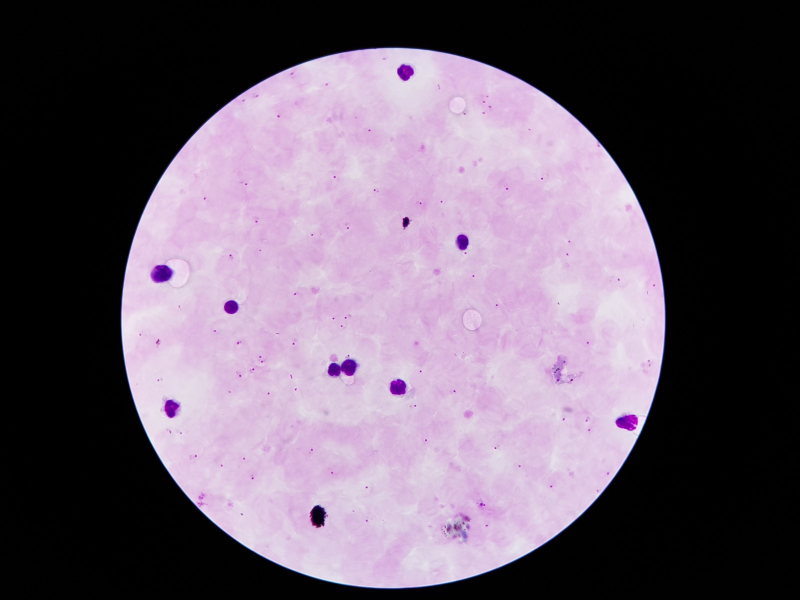
#> input picture tests/fixtures/field.jpg, 1600 x 1200 px (shown at 1/2 size)
$ python -i analysis.py   (imports and definitions only)   (older library calls are emulated)
#> lines starting #> are read from the running program, lines starting #| are printed output that depends on the picture; after the words box and inside, x2 and y2 are one past the last pixel; in counts of white or black regions, pixels touching at a corner belong together
"""MalariaScope field analysis engine (OpenCV).

Pure functions: no web code. Takes one Giemsa-stained thick-smear field photo
(smartphone through a microscope eyepiece) and returns the white blood cells
(WBC) and parasites found, plus a quality verdict.

Pipeline (see devpost/spec.md > Field analysis engine):
  1. resize to WORK_SIZE        4. WBC: large, saturated purple blobs
  2. field-of-view disc mask    5. parasites: small dark dots (black-hat filter)
  3. focus score (Laplacian)    6. quality verdict
"""
import json
import time
from pathlib import Path

import cv2
import numpy as np

# Analysis resolution: long side in pixels. The page resizes uploads to this too.
WORK_SIZE = 1600

PARAMS_PATH = Path(__file__).with_name("params.json")

DEFAULT_PARAMS = {
    "fov_threshold": 40,        # grey level separating the bright disc from the black surround
    "fov_erode": 12,            # px trimmed off the disc edge (vignetting / lens rim)
    "focus_min": 4.0,           # variance of Laplacian below this = out of focus
    "wbc_sat_min": 150,         # HSV saturation of WBC nuclei (very saturated purple)
    "wbc_val_max": 200,         # ... and not too bright
    "wbc_area_min": 250,        # px^2 at WORK_SIZE (a WBC nucleus is ~25-40 px across)
    "wbc_area_max": 2600,
    "wbc_exclusion": 8,         # px around a WBC where dots are not counted as parasites
    "par_tophat_kernel": 13,    # black-hat structuring element size (px)
    "par_tophat_min": 28,       # minimum black-hat response for a parasite dot
    "par_area_min": 4,
    "par_area_max": 90,
    "par_sat_min": 40,          # parasite chromatin is purple, not grey debris
    "par_circularity_min": 0.35,
    "par_darkest_max": 255,     # darkest green-channel value in the dot must be at most this
    "par_merge_dist": 7,        # px: dots closer than this are one parasite
    "no_cells_stain_frac": 0.0005,
}


def load_params():
    params = dict(DEFAULT_PARAMS)
    if PARAMS_PATH.exists():
        params.update(json.loads(PARAMS_PATH.read_text()))
    return params


def to_work_size(img):
    """Resize so the long side is WORK_SIZE (never upscale)."""
    h, w = img.shape[:2]
    scale = WORK_SIZE / max(h, w)
    if scale >= 1:
        return img
    return cv2.resize(img, (round(w * scale), round(h * scale)), interpolation=cv2.INTER_AREA)


def decode_image(data: bytes):
    """Bytes (JPEG/PNG) -> BGR image, or None if unreadable."""
    arr = np.frombuffer(data, dtype=np.uint8)
    if arr.size == 0:
        return None
    return cv2.imdecode(arr, cv2.IMREAD_COLOR)


def field_of_view(img, p):
    """Mask of the bright microscope disc. Falls back to the whole image
    when there is no dark surround (e.g. a cropped photo)."""
    gray = cv2.cvtColor(img, cv2.COLOR_BGR2GRAY)
    _, bright = cv2.threshold(gray, p["fov_threshold"], 255, cv2.THRESH_BINARY)
    contours, _ = cv2.findContours(bright, cv2.RETR_EXTERNAL, cv2.CHAIN_APPROX_SIMPLE)
    mask = np.zeros_like(gray)
    if contours:
        biggest = max(contours, key=cv2.contourArea)
        if cv2.contourArea(biggest) > 0.1 * gray.size:
            cv2.drawContours(mask, [biggest], -1, 255, cv2.FILLED)
    if not mask.any():
        mask[:] = 255
    k = p["fov_erode"] * 2 + 1
    return cv2.erode(mask, cv2.getStructuringElement(cv2.MORPH_ELLIPSE, (k, k)))


def focus_score(img, mask):
    gray = cv2.cvtColor(img, cv2.COLOR_BGR2GRAY)
    lap = cv2.Laplacian(gray, cv2.CV_64F)
    return float(lap[mask > 0].var()) if mask.any() else 0.0


def detect_wbc(hsv, mask, p):
    """WBC nuclei: large, strongly saturated, dark purple blobs."""
    s, v = hsv[..., 1], hsv[..., 2]
    blob = ((s >= p["wbc_sat_min"]) & (v <= p["wbc_val_max"]) & (mask > 0)).astype(np.uint8) * 255
    blob = cv2.morphologyEx(blob, cv2.MORPH_OPEN, cv2.getStructuringElement(cv2.MORPH_ELLIPSE, (5, 5)))
    blob = cv2.morphologyEx(blob, cv2.MORPH_CLOSE, cv2.getStructuringElement(cv2.MORPH_ELLIPSE, (7, 7)))
    n, labels, stats, centroids = cv2.connectedComponentsWithStats(blob)
    cells = []
    single_area = (p["wbc_area_min"] + p["wbc_area_max"]) / 3
    for i in range(1, n):
        area = stats[i, cv2.CC_STAT_AREA]
        if area < p["wbc_area_min"]:
            continue
        x, y = centroids[i]
        r = max(stats[i, cv2.CC_STAT_WIDTH], stats[i, cv2.CC_STAT_HEIGHT]) / 2 + 4
        if area <= p["wbc_area_max"]:
            cells.append({"x": round(float(x), 1), "y": round(float(y), 1), "r": round(float(r), 1)})
        else:
            # Touching cells: split the clump by area into k marks along its blob pixels.
            k = max(2, round(area / single_area))
            ys, xs = np.nonzero(labels == i)
            pts = np.float32(np.column_stack([xs, ys]))
            criteria = (cv2.TERM_CRITERIA_EPS + cv2.TERM_CRITERIA_MAX_ITER, 20, 1.0)
            _, _, centers = cv2.kmeans(pts, k, None, criteria, 3, cv2.KMEANS_PP_CENTERS)
            rk = float(np.sqrt(area / k / np.pi)) + 4
            for cx, cy in centers:
                cells.append({"x": round(float(cx), 1), "y": round(float(cy), 1), "r": round(rk, 1)})
    return cells, blob


def detect_parasites(img, hsv, mask, wbc_blob, p):
    """Parasites: small dark dots in the background (ring forms / chromatin)."""
    g = img[..., 1]
    k = p["par_tophat_kernel"] | 1
    response = cv2.morphologyEx(255 - g, cv2.MORPH_TOPHAT, cv2.getStructuringElement(cv2.MORPH_ELLIPSE, (k, k)))
    spots = ((response >= p["par_tophat_min"]) & (mask > 0)).astype(np.uint8) * 255
    e = p["wbc_exclusion"] * 2 + 1
    near_wbc = cv2.dilate(wbc_blob, cv2.getStructuringElement(cv2.MORPH_ELLIPSE, (e, e)))
    spots[near_wbc > 0] = 0
    n, labels, stats, centroids = cv2.connectedComponentsWithStats(spots)
    sat = hsv[..., 1]
    found = []
    for i in range(1, n):
        area = stats[i, cv2.CC_STAT_AREA]
        if not p["par_area_min"] <= area <= p["par_area_max"]:
            continue
        w, h = stats[i, cv2.CC_STAT_WIDTH], stats[i, cv2.CC_STAT_HEIGHT]
        circularity = area / (np.pi * (max(w, h) / 2) ** 2)
        if circularity < p["par_circularity_min"]:
            continue
        x0, y0 = stats[i, cv2.CC_STAT_LEFT], stats[i, cv2.CC_STAT_TOP]
        region = labels[y0:y0 + h, x0:x0 + w] == i
        if sat[y0:y0 + h, x0:x0 + w][region].mean() < p["par_sat_min"]:
            continue
        if g[y0:y0 + h, x0:x0 + w][region].min() > p["par_darkest_max"]:
            continue  # pale, diffuse purple (platelets, background) rather than dark chromatin
        x, y = centroids[i]
        found.append({"x": round(float(x), 1), "y": round(float(y), 1), "r": round(float(max(w, h) / 2 + 5), 1)})
    return merge_close(found, p["par_merge_dist"])


def merge_close(marks, dist):
    """A ring-form parasite can split into two dots: merge marks closer than `dist`."""
    merged = []
    for m in marks:
        for k in merged:
            if (k["x"] - m["x"]) ** 2 + (k["y"] - m["y"]) ** 2 <= dist * dist:
                break
        else:
            merged.append(m)
    return merged


def analyze(img, params=None):
    """Analyse one field. `img` is a BGR image (any size).

    Returns the API's analysis result:
      {width, height, quality: {ok, focusScore, reason}, wbc: [...], parasites: [...], ms}
    """
    started = time.perf_counter()
    p = params or load_params()
    img = to_work_size(img)
    mask = field_of_view(img, p)
    hsv = cv2.cvtColor(img, cv2.COLOR_BGR2HSV)
    focus = focus_score(img, mask)
    wbc, wbc_blob = detect_wbc(hsv, mask, p)
    parasites = detect_parasites(img, hsv, mask, wbc_blob, p)

    reason = None
    stain_frac = (wbc_blob > 0).sum() / max(1, (mask > 0).sum())
    if not wbc and stain_frac < p["no_cells_stain_frac"] and len(parasites) < 3:
        reason = "no_cells"
    elif focus < p["focus_min"]:
        reason = "blur"

    return {
        "width": int(img.shape[1]),
        "height": int(img.shape[0]),
        "quality": {"ok": reason is None, "focusScore": round(focus, 2), "reason": reason},
        "wbc": wbc,
        "parasites": parasites,
        "ms": round((time.perf_counter() - started) * 1000),
    }

>>> import cv2
>>> picture = cv2.imread('../tests/fixtures/field.jpg')
#> picture is the input picture: shape (1200, 1600, 3); mean B, G, R 108.4, 92.8, 106.5
>>> result = analyze(picture)
#> in field_of_view, `gray = cv2.cvtColor(img, cv2.COLOR_BGR2GRAY)`:
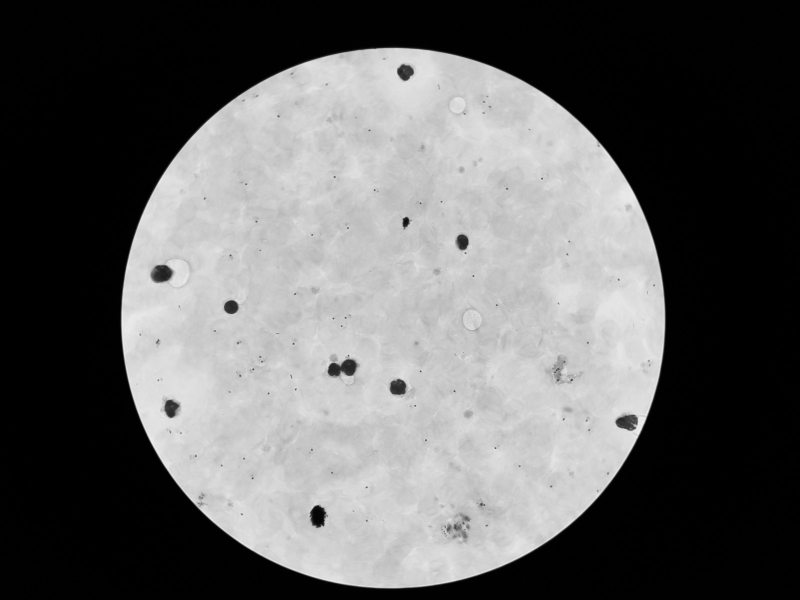
#> gray: shape (1200, 1600) (shown at 1/2 size); min 0, max 245, mean 98.7
#> in field_of_view, `_, bright = cv2.threshold(gray, p["fov_threshold"], 255, cv2.THRESH_BI..`:
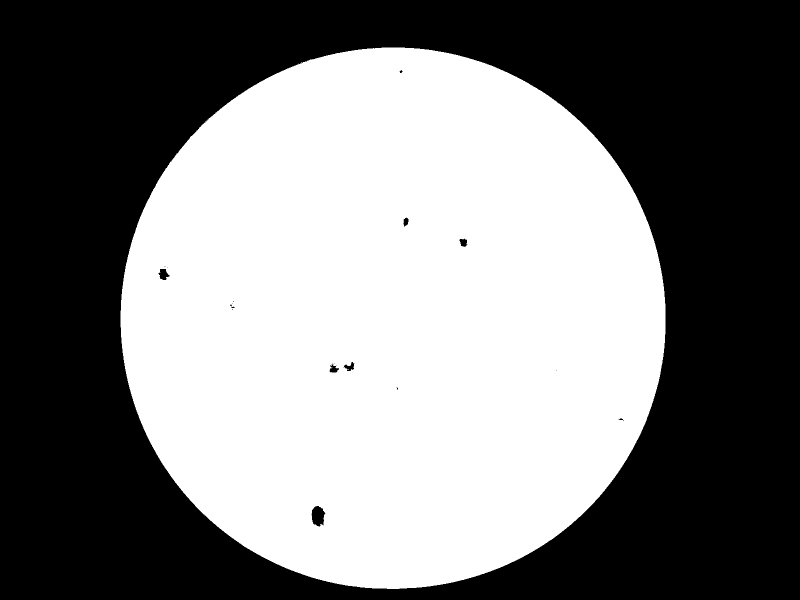
#> bright: shape (1200, 1600) (shown at 1/2 size); 48.3% white; 2 white regions (1 under 20 px)
#> in field_of_view, `contours, _ = cv2.findContours(bright, cv2.RETR_EXTERNAL, cv2.CHAIN_AP..`: contours = 1 contour; box (x1, y1, x2, y2) and area: (241, 95, 1331, 1178) 927266
#> in field_of_view, `biggest = max(contours, key=cv2.contourArea)`: biggest = contour of 1608 points, box (x1, y1, x2, y2) (241, 95, 1331, 1178), area 927266
#> in field_of_view, `cv2.drawContours(mask, [biggest], -1, 255, cv2.FILLED)`: mask: shape (1200, 1600); 48.4% white; 1 white region, box (x1, y1, x2, y2) and area: (241, 95, 1331, 1178) 928823
#> in field_of_view, `return cv2.erode(mask, cv2.getStructuringElement(cv2.MORPH_ELLIPSE, (k..`: returned value: shape (1200, 1600); 46.2% white; 1 white region, box (x1, y1, x2, y2) and area: (253, 107, 1319, 1166) 887778
#> in analyze, `hsv = cv2.cvtColor(img, cv2.COLOR_BGR2HSV)`: hsv: shape (1200, 1600, 3); mean H, S, V 73, 22.8, 108.5
#> in focus_score, `lap = cv2.Laplacian(gray, cv2.CV_64F)`:
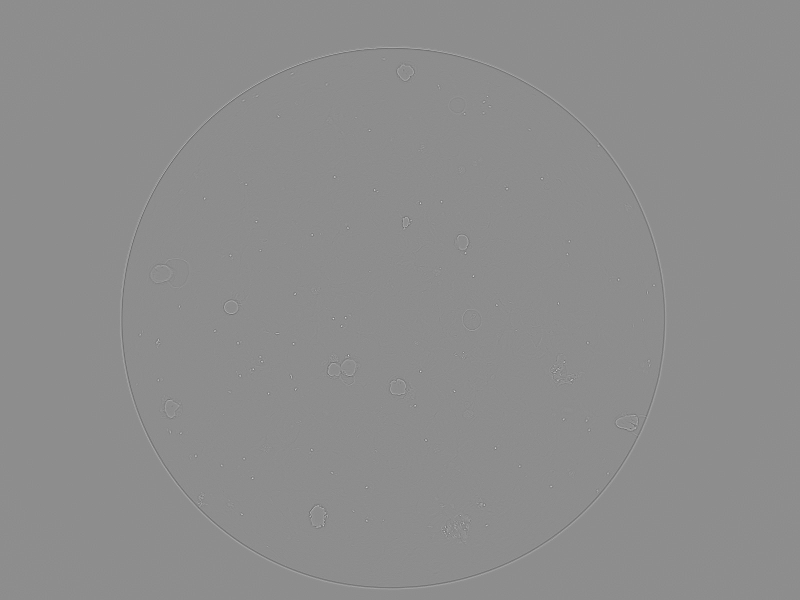
#> lap: shape (1200, 1600) float64 (shown at 1/2 size); min -234, max 188, mean 0; drawn with min black and max white
#> in analyze, `focus = focus_score(img, mask)`: focus = 24.27
#> in detect_wbc, `s, v = hsv[..., 1], hsv[..., 2]`:
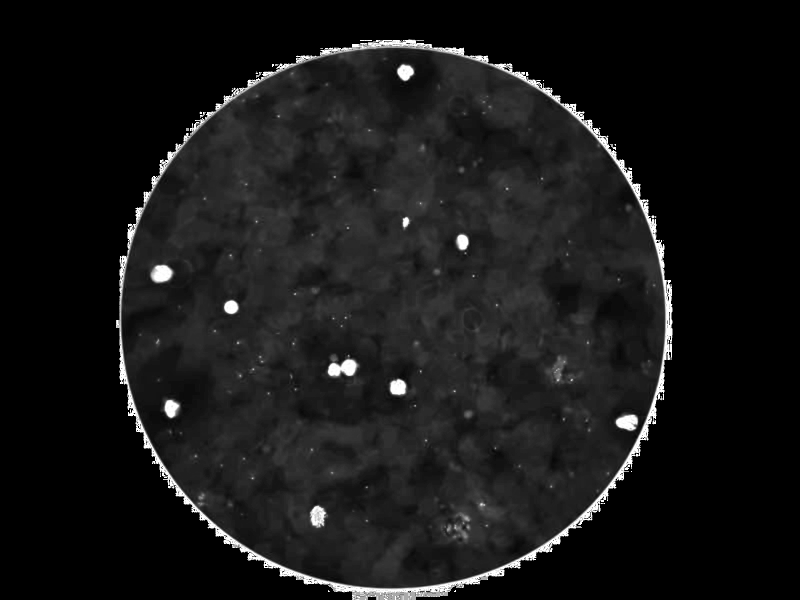
#> s: shape (1200, 1600) (shown at 1/2 size); min 0, max 255, mean 22.8
#> in detect_wbc, `s, v = hsv[..., 1], hsv[..., 2]`:
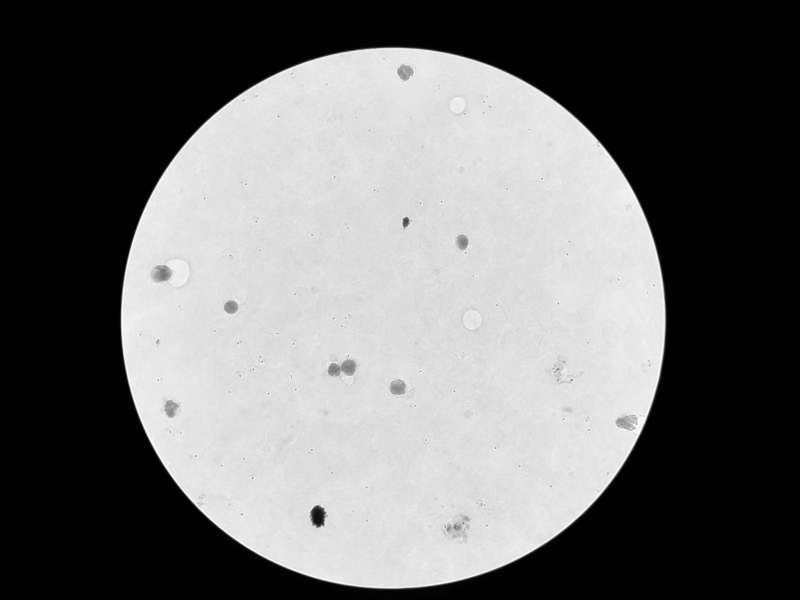
#> v: shape (1200, 1600) (shown at 1/2 size); min 0, max 255, mean 108.5
#> in detect_wbc, `blob = ((s >= p["wbc_sat_min"]) & (v <= p["wbc_val_max"]) & (mask > 0)..`:
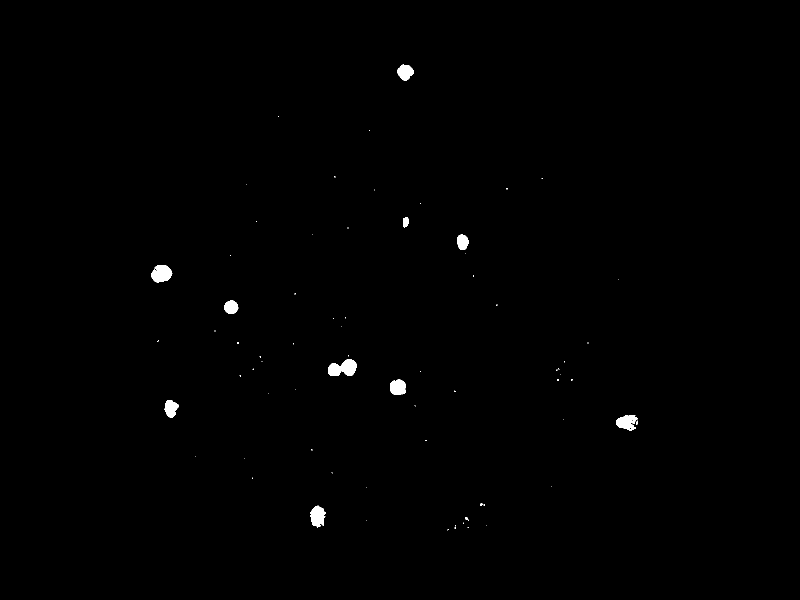
#> blob: shape (1200, 1600) (shown at 1/2 size); 0.42% white; 71 white regions (59 under 20 px), largest, box (x1, y1, x2, y2) and area: (656, 719, 714, 752) 1335, (302, 530, 345, 565) 1093, (620, 1011, 652, 1055) 949
#> in detect_wbc, `blob = cv2.morphologyEx(blob, cv2.MORPH_OPEN, cv2.getStructuringElemen..`: blob: shape (1200, 1600); 0.4% white; 11 white regions (1 under 20 px), largest, box (x1, y1, x2, y2) and area: (656, 719, 713, 752) 1328, (303, 530, 344, 565) 1078, (621, 1011, 651, 1054) 924
#> in detect_wbc, `blob = cv2.morphologyEx(blob, cv2.MORPH_CLOSE, cv2.getStructuringEleme..`: blob: shape (1200, 1600); 0.41% white; 11 white regions (1 under 20 px), largest, box (x1, y1, x2, y2) and area: (656, 719, 713, 752) 1342, (303, 530, 344, 565) 1092, (621, 1011, 651, 1054) 935
#> in detect_wbc, `n, labels, stats, centroids = cv2.connectedComponentsWithStats(blob)`: labels: shape (1200, 1600) int32; 12 distinct labels, from 0 to 11
#> in detect_wbc, `n, labels, stats, centroids = cv2.connectedComponentsWithStats(blob)`: n = 12; stats = [[0, 0, 1600, 1200, 1912163], [795, 129, 32, 32, 734], [806, 434, 12, 21, 193], [914, 469, 23, 31, 560], [303, 530, 41, 35, 1092], [448, 601, 28, 27, 590], [656, 719, 57, 33, 1342], [780, 758, 32, 32, 809], [329, 800, 29, 36, 692], [1232, 830, 43, 30, 873], [621, 1011, 30, 43, 935], [931, 1035, 5, 5, 17]]; centroids = [[800, 599.2], [810.2, 144.1], [811.1, 443.8], [924.7, 483.7], [322.8, 547.2], [461.8, 614], [685.5, 736.4], [795.7, 774.3], [341.7, 816.5], [1252.8, 844.2], [635.1, 1032.2], [933, 1037]]
#> the loop in detect_wbc, `for i in range(1, n):` made 11 passes
#> (area, x, y, r) on passes 1, 3, 4, 5, 6, 7, 8, 9, 10: (734, 810.2, 144.1, 20), (560, 924.7, 483.7, 19.5), (1092, 322.8, 547.2, 24.5), (590, 461.8, 614, 18), (1342, 685.5, 736.4, 32.5), (809, 795.7, 774.3, 20), (692, 341.7, 816.5, 22), (873, 1252.8, 844.2, 25.5), (935, 635.1, 1032.2, 25.5)
#> area on pass 2: 193
#> after the loop in detect_wbc, `for i in range(1, n):`: cells = 9 items
#> in detect_parasites, `spots = ((response >= p["par_tophat_min"]) & (mask > 0)).astype(np.uin..`: spots: shape (1200, 1600); 0.3% white; 294 white regions (199 under 20 px), largest, box (x1, y1, x2, y2) and area: (1106, 736, 1147, 768) 341, (805, 434, 818, 460) 259, (919, 1025, 941, 1044) 160
#> in detect_parasites, `near_wbc = cv2.dilate(wbc_blob, cv2.getStructuringElement(cv2.MORPH_EL..`: near_wbc: shape (1200, 1600); 0.97% white; 11 white regions, largest, box (x1, y1, x2, y2) and area: (648, 711, 721, 760) 2834, (295, 522, 352, 573) 2256, (613, 1003, 659, 1062) 2088
#> in detect_parasites, `spots[near_wbc > 0] = 0`:
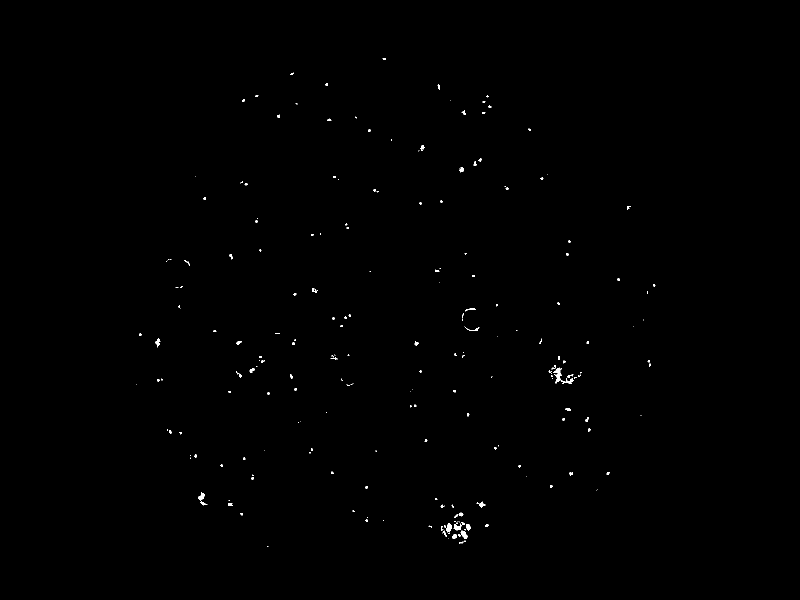
#> spots: shape (1200, 1600) (shown at 1/2 size); 0.23% white; 226 white regions (143 under 20 px), largest, box (x1, y1, x2, y2) and area: (1106, 736, 1147, 768) 341, (397, 985, 415, 1011) 152, (893, 1046, 904, 1065) 134
#> in detect_parasites, `n, labels, stats, centroids = cv2.connectedComponentsWithStats(spots)`: labels: shape (1200, 1600) int32; 227 distinct labels, from 0 to 226
#> in detect_parasites, `n, labels, stats, centroids = cv2.connectedComponentsWithStats(spots)`: n = 227; stats = 227 rows, first 6: [0, 0, 1600, 1200, 1915537], [765, 116, 7, 4, 21], [580, 145, 8, 5, 20], [651, 166, 5, 6, 24], [875, 169, 5, 10, 28], [510, 190, 7, 4, 20]; centroids = 227 pairs, first value 273 to 1307.7, second value 117.3 to 1092.6
#> the loop in detect_parasites, `for i in range(1, n):` made 226 passes
#> (area, w, h, circularity, x0, y0, x, y) on passes 1 to 3: (21, 7, 4, 0.546, 765, 116, 768.1, 117.3), (20, 8, 5, 0.398, 580, 145, 583.7, 147.4), (24, 5, 6, 0.849, 651, 166, 653.2, 168.5)
#> after the loop in detect_parasites, `for i in range(1, n):`: found = 146 items
#> the loop in merge_close, `for m in marks:` made 146 passes
#> m on passes 1 to 12: {'x': 768.1, 'y': 117.3, 'r': 8.5}, {'x': 583.7, 'y': 147.4, 'r': 9}, {'x': 653.2, 'y': 168.5, 'r': 8}, {'x': 877.5, 'y': 173.4, 'r': 10}, {'x': 512.9, 'y': 191.7, 'r': 8.5}, {'x': 974.5, 'y': 192.4, 'r': 7}, {'x': 486.6, 'y': 200.6, 'r': 8}, {'x': 967.4, 'y': 203.5, 'r': 8}, {'x': 592.8, 'y': 207.3, 'r': 7}, {'x': 979.4, 'y': 213.1, 'r': 8}, {'x': 927.6, 'y': 225.2, 'r': 10}, {'x': 966.8, 'y': 225.4, 'r': 8.5}
#> after the loop in merge_close, `for m in marks:`: merged = 138 items
#> in analyze, `stain_frac = (wbc_blob > 0).sum() / max(1, (mask > 0).sum())`: stain_frac = 0.00883
#> result = 6 items
